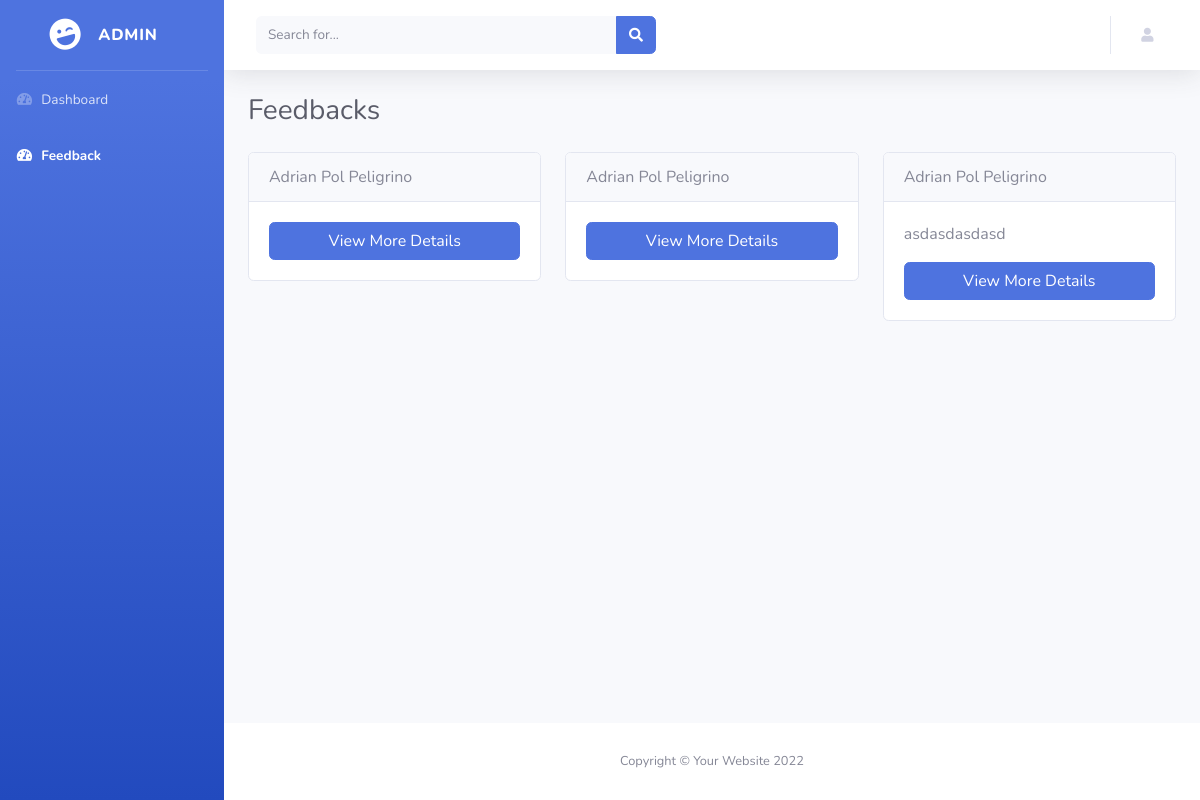
/dashboard/admin/feedback.php, run on the app's committed database.
### tables this page shows
CREATE TABLE `requests_tbl` (
  `request_id` int(11) NOT NULL,
  `user_id` int(11) NOT NULL,
  `unit` varchar(100) NOT NULL,
  `unit_head` varchar(100) NOT NULL,
  `college` varchar(50) NOT NULL,
  `department` varchar(100) NOT NULL,
  `requested_by` varchar(100) NOT NULL,
  `work_to_be_done` varchar(100) NOT NULL,
  `quantity` int(10) NOT NULL,
  `unit_cost` int(10) NOT NULL,
  `total_cost` int(10) NOT NULL,
  `labor_needed` int(11) NOT NULL,
  `requested_date` date NOT NULL,
  `requested_month` varchar(10) NOT NULL,
  `completion_date` date NOT NULL,
  `status` varchar(10) NOT NULL
);

CREATE TABLE `feedbacks_tbl` (
  `feedback_id` int(11) NOT NULL,
  `request_id` int(11) NOT NULL,
  `fullname` varchar(100) NOT NULL,
  `feedback` varchar(255) NOT NULL
);

### functions.php (called while the page is built, shortened)
<?php
  class Functions {
    function __construct() {
      $conn = mysqli_connect(DB_SERVER,DB_USERNAME,DB_PASSWORD,DB_NAME);
      $this->dbh = $conn;
    }
    function fetchRequest() {
      $result = mysqli_query($this->dbh, "SELECT * FROM requests_tbl");
      return $result;
    }
    function fetchFeedbackByRequestId($requestId) {
      $result = mysqli_query($this->dbh, "SELECT * FROM feedbacks_tbl WHERE request_id = '$requestId'");
      return $result;
    }
  }
?>

### dashboard/admin/feedback.php (the view, shortened to what this page needs)
<?php
  include_once("../.././functions.php");
  $functions = new Functions();
?>
<!DOCTYPE html>
<html lang="en">
<head>
	<link href="../.././vendor/fontawesome-free/css/all.min.css" rel="stylesheet" type="text/css">
	<link href="../.././css/sb-admin-2.min.css" rel="stylesheet">
	<link href="../.././vendor/datatables/dataTables.bootstrap4.min.css" rel="stylesheet">
</head>
<body id="page-top">
	<div id="wrapper">
			<ul class="navbar-nav bg-gradient-primary sidebar sidebar-dark accordion" id="accordionSidebar">
					<a class="sidebar-brand d-flex align-items-center justify-content-center">
							<div class="sidebar-brand-icon rotate-n-15">
									<i class="fas fa-laugh-wink"></i>
							</div>
							<div class="sidebar-brand-text mx-3">ADMIN</div>
					</a>
					<hr class="sidebar-divider my-0">
					<li class="nav-item">
							<a class="nav-link" href="index.php">
									<i class="fas fa-fw fa-tachometer-alt"></i>
									<span>Dashboard</span>
							</a>
					</li>
					<li class="nav-item active">
                <a class="nav-link" href="feedback.php">
                    <i class="fas fa-fw fa-tachometer-alt"></i>
                    <span>Feedback</span>
                </a>
            </li>
			</ul>
			<div id="content-wrapper" class="d-flex flex-column">
					<div id="content">
							<nav class="navbar navbar-expand navbar-light bg-white topbar mb-4 static-top shadow">
									<form
											class="d-none d-sm-inline-block form-inline mr-auto ml-md-3 my-2 my-md-0 mw-100 navbar-search">
											<div class="input-group">
													<input type="text" class="form-control bg-light border-0 small" placeholder="Search for..."
															aria-label="Search" aria-describedby="basic-addon2">
													<div class="input-group-append">
															<button class="btn btn-primary" type="button">
																	<i class="fas fa-search fa-sm"></i>
															</button>
													</div>
											</div>
									</form>
									<ul class="navbar-nav ml-auto">
											<li class="nav-item dropdown no-arrow">
													<a class="nav-link dropdown-toggle" href="#" id="userDropdown" role="button"
															data-toggle="dropdown" aria-haspopup="true" aria-expanded="false">
															<i class="fas fa-user fa-sm fa-fw mr-2 text-gray-400"></i>
													</a>
											</li>
									</ul>
							</nav>
							<div class="container-fluid">
								<div class="d-sm-flex align-items-center justify-content-between mb-4">
									<h1 class="h3 mb-0 text-gray-800">Feedbacks</h1>
								</div>
								<div class="row">
									<?php
											$fetchRequest = $functions->fetchRequest();
											while($request = mysqli_fetch_array($fetchRequest)) {
									?>
										<div class="col-lg-4">
												<div class="card">
													<div class="card-header">
														<p class="plain m-0"><?= $request['requested_by'] ?></p>
													</div>
													<div class="card-body">
														<?php
															$requestId = $request['request_id'];
															$fetchFeedbackByRequestId = $functions->fetchFeedbackByRequestId($requestId);
															while($row = mysqli_fetch_array($fetchFeedbackByRequestId)) {
														?>
															<p><?= $row['feedback'] ?></p>
														<?php } ?>
														<button type="button" class="btn btn-primary w-100" data-toggle="collapse" data-target="#demo<?= $request['request_id'] ?>">View More Details</button>
													</div>
															</div>
										</div>
									<?php } ?>
								</div>
							</div>
					</div>
					<footer class="sticky-footer bg-white">
							<div class="container my-auto">
									<div class="copyright text-center my-auto">
											<span>Copyright &copy; Your Website 2022</span>
									</div>
							</div>
					</footer>
			</div>
	</div>
</body>
</html>

### data on the page
requests_tbl: requested_by "Adrian Pol Peligrino"
requests_tbl: requested_by "Adrian Pol Peligrino"
requests_tbl: requested_by "Adrian Pol Peligrino"
feedbacks_tbl: feedback "asdasdasdasd"
